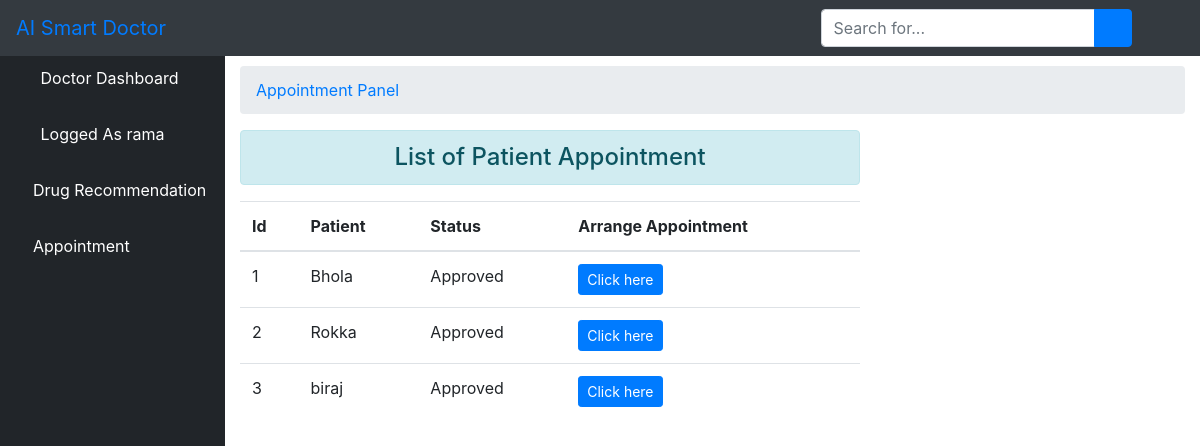
The app's page /meet/ (signed in) with its own data.
### core/models.py (models this page shows, shortened)
class User(AbstractUser):
    is_patient = models.BooleanField(default=False)
    is_doctor = models.BooleanField(default=False)
    phonenumber = models.CharField(max_length=200,null=True)

class Ment(models.Model):
    approved = models.BooleanField(default=False)
    time = models.CharField(max_length=200, null=True)
    patient = models.ForeignKey(User, related_name="pat", on_delete= models.CASCADE)
    doctor = models.ForeignKey(User, related_name="dor", on_delete= models.CASCADE, null=True)
    ment_day = models.DateTimeField(null=True)
    medical = models.ForeignKey(Medical, related_name="medical", on_delete= models.CASCADE, null=True)
    created_on = models.DateTimeField(auto_now_add=True)

### core/views.py (the view)
# urls.py: path('meet/', views.doctor_ment, name='meet_list'),
@login_required
def doctor_ment(request):
    user_id = request.user.id
    appointment = Ment.objects.all()
    context = {'ment':appointment, 'status':'1'}
    return render(request, 'doctor/ment.html', context)

### core/templates/doctor/ment.html (shortened to what this page needs)
{% extends 'doctor/base.html' %}
{% block body %}
 <div id="content-wrapper">
        <div class="container-fluid">
            <ol class="breadcrumb">
                <li class="breadcrumb-item">
                    <a href="">Appointment Panel</a>
                </li>
            </ol>
            <div class="row">
            <div class="col-sm-8">
                <h4 class="text-center alert alert-info">List of Patient Appointment</h4>
                <table class="table table-hover">
                    <thead>
                        <tr>
                            <th scope="col">Id</th>
                            <th scope="col">Patient</th>
                            <th scope="col">Status</th>
                            <th scope="col">Arrange Appointment</th>
                        </tr>
                    </thead>
                    <tbody id="mytable">
                        {% for d in ment %}
                        <tr>
                            <td>{{ d.id }}</td>
                            <td>{{ d.patient.username }}</td>
                            <td> {% if d.approved == True %}
                                Approved
                                {% else %}
                                Pending
                            {% endif %}</td>
                            <td><input class="btn btn-primary btn-sm btn_plan" type="button" data-sid="{{d.id}}" value="Click here" data-toggle="modal" data-target="#form"></td>
                        </tr>
                        {% endfor %}
                    </tbody>
                </table>
            </div>
            </div>
        </div>
        </div>
{% endblock %}

### core/templates/doctor/base.html (shortened to what this page needs)
{% load static %}
<!DOCTYPE html>
<html>
<head>
    <link rel="stylesheet" href="{% static 'core/css/bootstrap/four/bootstrap.css' %}">
    <link href="{% static 'core/css/sb-admin.css' %}" rel="stylesheet">
    <link href="{% static 'core/css/fontawesome-free/css/all.min.css' %}" rel="stylesheet" type="text/css">
</head>
<body id="page-top">
<nav class="navbar navbar-expand navbar-dark bg-dark fixed-top">
    <a class="navbar-brand mr-1 text-primary" href="">AI Smart Doctor</a>
    <button class="btn btn-link btn-sm text-white order-1 order-sm-0" id="sidebarToggle" href="#">
        <i class="fas fa-bars"></i>
    </button>
    <form class="d-none d-md-inline-block form-inline ml-auto mr-0 mr-md-3 my-2 my-md-0">
        <div class="input-group">
            <input type="text" class="form-control" placeholder="Search for..." aria-label="Search" aria-describedby="basic-addon2">
            <div class="input-group-append">
                <button class="btn btn-primary" type="button">
                    <i class="fas fa-search"></i>
                </button>
            </div>
        </div>
    </form>
    <ul class="navbar-nav ml-auto ml-md-0">
        <li class="nav-item dropdown no-arrow">
            <a class="nav-link dropdown-toggle" href="#" id="userDropdown" role="button" data-toggle="dropdown" aria-haspopup="true" aria-expanded="false">
                <i class="fas fa-user-circle fa-fw text-primary"></i>
            </a>
        </li>
    </ul>
</nav>
<div id="wrapper" style="padding-top: 50px">
<ul class="sidebar navbar-nav">
    <li class="nav-item active">
        <a class="nav-link" href="{% url 'doctor' %}">
            <i class="fas fa-fw fa-tachometer-alt"></i>
            <span>Doctor Dashboard</span>
        </a>
    </li>
    <li class="nav-item active">
        <a class="nav-link" href="">
            <i class="fas fa-user-circle fa-fw text-primary"></i>
            <span>Logged As {{ user.username }}</span>
        </a>
    </li>
    <li class="nav-item">
        <a class="nav-link" href="{% url 'commend' %}">
            <i class="fas fa-medkit text-primary"></i>
            <span style="color: white">Drug Recommendation</span>
        </a>
    </li>
    <li class="nav-item">
        <a class="nav-link" href="{% url 'meet_list' %}">
            <i class="fas fa-calendar text-primary"></i>
            <span style="color: white">Appointment</span>
        </a>
    </li>
</ul>
    {% block body %}{% endblock %}
</div>

### records on screen
User: username "rama"
Ment: id "1", patient.username "Bhola", approved "Approved"
Ment: id "2", patient.username "Rokka", approved "Approved"
Ment: id "3", patient.username "biraj", approved "Approved"
